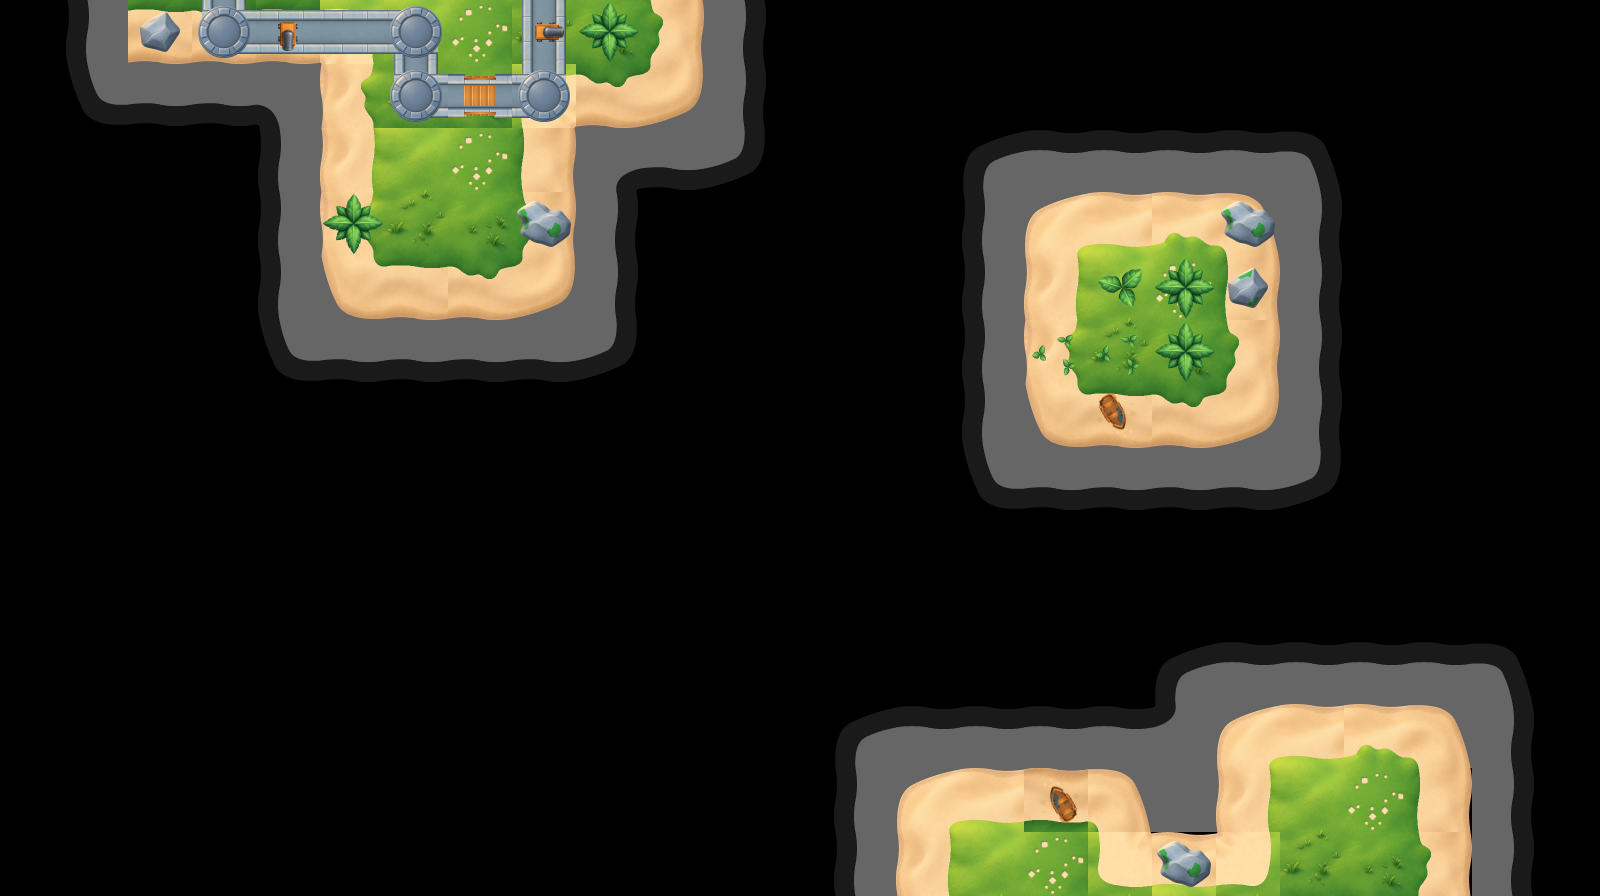

This game map was drawn from its Tiled (.tmx) file and the tilesets committed beside it. A one-line description and the full map source follow:
An orthogonal 25x14 tile map with 64x64 px tiles, 3 tile layers (AguaRasa, Land, Decorations) and 7 objects.

<map version="1.10" tiledversion="1.12.2" orientation="orthogonal" renderorder="right-down" width="25" height="14" tilewidth="64" tileheight="64" infinite="0" nextlayerid="5" nextobjectid="10">
 <tileset firstgid="1" source="tiles_sheet.tsx" />
 <layer id="3" name="AguaRasa" width="25" height="14">
  <data encoding="csv">
0,0,27,27,27,27,0,0,0,0,27,28,0,0,0,0,0,0,0,0,0,0,0,0,0,
0,0,43,43,59,27,0,0,27,27,27,28,0,0,0,0,0,0,0,0,0,0,0,0,0,
0,0,0,0,26,27,0,0,27,58,43,44,0,0,0,10,11,11,11,11,12,0,0,0,0,
0,0,0,0,26,27,0,0,27,28,0,0,0,0,0,26,27,27,27,27,28,0,0,0,0,
0,0,0,0,26,27,27,27,27,28,0,0,0,0,0,26,27,0,0,27,28,0,0,0,0,
0,0,0,0,42,43,43,43,43,44,0,0,0,0,0,26,27,0,0,27,28,0,0,0,0,
0,0,0,0,0,0,0,0,0,0,0,0,0,0,0,26,27,27,27,27,28,0,0,0,0,
0,0,0,0,0,0,0,0,0,0,0,0,0,0,0,42,43,43,43,43,44,0,0,0,0,
0,0,0,0,0,0,0,0,0,0,0,0,0,0,0,0,0,0,0,0,0,0,0,0,0,
0,0,0,0,0,0,0,0,0,0,0,0,0,0,0,0,0,0,0,0,0,0,0,0,0,
0,0,0,0,0,0,0,0,0,0,0,0,0,0,0,0,0,0,10,11,11,11,11,12,0,
0,0,0,0,0,0,0,0,0,0,0,0,0,10,11,11,11,11,75,27,27,27,27,28,0,
0,0,0,0,0,0,0,0,0,0,0,0,0,26,27,27,27,27,27,27,0,0,0,28,0,
0,0,0,0,0,0,0,0,0,0,0,0,0,26,27,0,0,0,0,0,0,0,0,28,0
</data>
 </layer>
 <layer id="1" name="Land" width="25" height="14">
  <data encoding="csv">
0,0,55,56,55,37,23,24,39,40,41,0,0,0,0,0,0,0,0,0,0,0,0,0,0,
0,0,0,0,0,38,39,40,36,56,57,0,0,0,0,0,0,0,0,0,0,0,0,0,0,
0,0,0,0,0,22,23,24,25,0,0,0,0,0,0,0,0,0,0,0,0,0,0,0,0,
0,0,0,0,0,38,39,40,41,0,0,0,0,0,0,0,6,7,8,9,0,0,0,0,0,
0,0,0,0,0,54,55,56,57,0,0,0,0,0,0,0,22,23,24,25,0,0,0,0,0,
0,0,0,0,0,0,0,0,0,0,0,0,0,0,0,0,38,39,40,41,0,0,0,0,0,
0,0,0,0,0,0,0,0,0,0,0,0,0,0,0,0,54,82,56,57,0,0,0,0,0,
0,0,0,0,0,0,0,0,0,0,0,0,0,0,0,0,0,0,0,0,0,0,0,0,0,
0,0,0,0,0,0,0,0,0,0,0,0,0,0,0,0,0,0,0,0,0,0,0,0,0,
0,0,0,0,0,0,0,0,0,0,0,0,0,0,0,0,0,0,0,0,0,0,0,0,0,
0,0,0,0,0,0,0,0,0,0,0,0,0,0,0,0,0,0,0,0,0,0,0,0,0,
0,0,0,0,0,0,0,0,0,0,0,0,0,0,0,0,0,0,0,6,7,8,9,0,0,
0,0,0,0,0,0,0,0,0,0,0,0,0,0,6,7,8,9,0,22,23,24,25,0,0,
0,0,0,0,0,0,0,0,0,0,0,0,0,0,22,23,24,52,7,53,39,40,41,0,0
</data>
 </layer>
 <layer id="4" name="Decorations" width="25" height="14">
  <data encoding="csv">
0,26,51,93,48,16,78,0,31,71,0,0,0,0,0,0,0,0,0,0,0,0,0,0,0,
0,42,0,0,0,0,93,76,94,0,0,0,0,0,0,0,0,0,0,0,0,0,0,0,0,
0,0,0,0,0,0,0,0,0,0,0,0,0,0,0,0,0,0,0,0,0,0,0,0,0,
0,0,0,0,0,71,0,0,66,0,0,0,0,0,0,0,0,0,0,66,0,0,0,0,0,
0,0,0,0,0,0,0,0,0,0,0,0,0,0,0,0,0,70,71,67,0,0,0,0,0,
0,0,0,0,0,0,0,0,0,0,0,0,0,0,0,0,88,88,71,0,0,0,0,0,0,
0,0,0,0,0,0,0,0,0,0,0,0,0,0,0,0,0,0,0,0,0,0,0,0,0,
0,0,0,0,0,0,0,0,0,0,0,0,0,0,0,0,0,0,0,0,0,0,0,0,0,
0,0,0,0,0,0,0,0,0,0,0,0,0,0,0,0,0,0,0,0,0,0,0,0,0,
0,0,0,0,0,0,0,0,0,0,0,0,0,0,0,0,0,0,0,0,0,0,0,0,0,
0,0,0,0,0,0,0,0,0,0,0,0,0,0,0,0,0,0,0,0,0,0,0,0,0,
0,0,0,0,0,0,0,0,0,0,0,0,0,0,0,0,0,0,0,0,0,0,0,0,0,
0,0,0,0,0,0,0,0,0,0,0,0,0,0,0,0,3221225554,0,0,0,0,0,0,0,0,
0,0,0,0,0,0,0,0,0,0,0,0,0,0,0,0,0,0,66,0,0,0,0,0,0
</data>
 </layer>
 <objectgroup id="2" name="Colision">
  <object id="2" x="128" y="0" width="580" height="64" />
  <object id="3" x="322" y="66" width="250" height="250" />
  <object id="4" x="570" y="64" width="134" height="62" />
  <object id="5" x="1026" y="186" width="252" height="258" />
  <object id="6" x="894" y="766" width="254" height="132" />
  <object id="7" x="1216" y="706" width="254" height="188" />
  <object id="8" x="1150" y="834" width="66" height="62" />
 </objectgroup>
</map>
